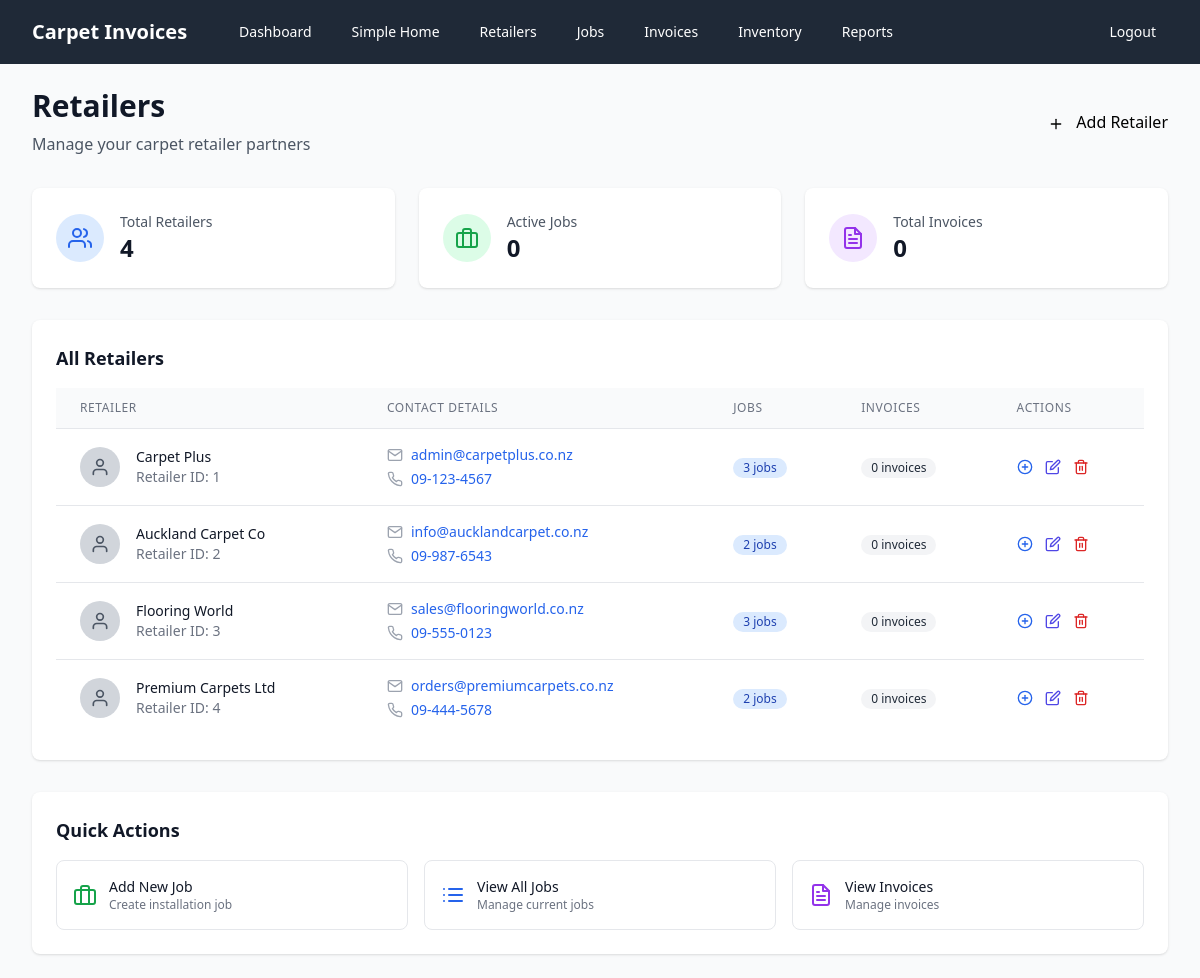
/retailers (signed in), run on the app's committed database.
### models.py (models this page shows, shortened)
class Retailer(db.Model):
    id = db.Column(db.Integer, primary_key=True)
    name = db.Column(db.String(100), nullable=False)
    email = db.Column(db.String(120), nullable=False)
    phone = db.Column(db.String(20), nullable=False)
    jobs = relationship("Job", back_populates="retailer")

### app.py (the view)
@app.route('/retailers')
@login_required
def retailers():
    retailers_list = db.session.query(Retailer).all()
    return render_template('retailers.html', retailers=retailers_list)

### app.py (called while the page is built)
def login_required(f):
    from functools import wraps
    @wraps(f)
    def decorated_function(*args, **kwargs):
        if not session.get('logged_in'):
            return redirect(url_for('login'))
        return f(*args, **kwargs)
    return decorated_function

### templates/retailers.html (shortened to what this page needs)
{% extends "base.html" %}
{% block content %}
<div class="flex flex-col sm:flex-row justify-between items-start sm:items-center mb-8">
    <div>
        <h1 class="text-3xl font-bold text-gray-900">Retailers</h1>
        <p class="mt-2 text-gray-600">Manage your carpet retailer partners</p>
    </div>
    <div class="mt-4 sm:mt-0">
        <a href="{{ url_for('add_retailer') }}" class="btn-primary">
            <i data-feather="plus" class="inline h-4 w-4 mr-2"></i>
            Add Retailer
        </a>
    </div>
</div>
<div class="grid grid-cols-1 md:grid-cols-3 gap-6 mb-8">
    <div class="bg-white rounded-lg shadow p-6">
        <div class="flex items-center">
            <div class="p-3 rounded-full bg-blue-100">
                <i data-feather="users" class="h-6 w-6 text-blue-600"></i>
            </div>
            <div class="ml-4">
                <p class="text-sm font-medium text-gray-600">Total Retailers</p>
                <p class="text-2xl font-bold text-gray-900">{{ retailers|length }}</p>
            </div>
        </div>
    </div>
    <div class="bg-white rounded-lg shadow p-6">
        <div class="flex items-center">
            <div class="p-3 rounded-full bg-green-100">
                <i data-feather="briefcase" class="h-6 w-6 text-green-600"></i>
            </div>
            <div class="ml-4">
                <p class="text-sm font-medium text-gray-600">Active Jobs</p>
                <p class="text-2xl font-bold text-gray-900">
                    {% set total_jobs = 0 %}
                    {% for retailer in retailers %}
                        {% set total_jobs = total_jobs + retailer.jobs|length %}
                    {% endfor %}
                    {{ total_jobs }}
                </p>
            </div>
        </div>
    </div>
    <div class="bg-white rounded-lg shadow p-6">
        <div class="flex items-center">
            <div class="p-3 rounded-full bg-purple-100">
                <i data-feather="file-text" class="h-6 w-6 text-purple-600"></i>
            </div>
            <div class="ml-4">
                <p class="text-sm font-medium text-gray-600">Total Invoices</p>
                <p class="text-2xl font-bold text-gray-900">
                    {% set total_invoices = 0 %}
                    {% for retailer in retailers %}
                        {% for job in retailer.jobs %}
                            {% set total_invoices = total_invoices + job.invoices|length %}
                        {% endfor %}
                    {% endfor %}
                    {{ total_invoices }}
                </p>
            </div>
        </div>
    </div>
</div>
<div class="bg-white rounded-lg shadow">
    <div class="p-6">
        <h2 class="text-lg font-semibold text-gray-900 mb-4">All Retailers</h2>
        {% if retailers %}
        <div class="overflow-x-auto">
            <table class="min-w-full divide-y divide-gray-200">
                <thead class="bg-gray-50">
                    <tr>
                        <th class="px-6 py-3 text-left text-xs font-medium text-gray-500 uppercase tracking-wider">
                            Retailer
                        </th>
                        <th class="px-6 py-3 text-left text-xs font-medium text-gray-500 uppercase tracking-wider">
                            Contact Details
                        </th>
                        <th class="px-6 py-3 text-left text-xs font-medium text-gray-500 uppercase tracking-wider">
                            Jobs
                        </th>
                        <th class="px-6 py-3 text-left text-xs font-medium text-gray-500 uppercase tracking-wider">
                            Invoices
                        </th>
                        <th class="px-6 py-3 text-left text-xs font-medium text-gray-500 uppercase tracking-wider">
                            Actions
                        </th>
                    </tr>
                </thead>
                <tbody class="bg-white divide-y divide-gray-200">
                    {% for retailer in retailers %}
                    <tr class="hover:bg-gray-50">
                        <td class="px-6 py-4 whitespace-nowrap">
                            <div class="flex items-center">
                                <div class="flex-shrink-0 h-10 w-10">
                                    <div class="h-10 w-10 rounded-full bg-gray-300 flex items-center justify-center">
                                        <i data-feather="user" class="h-5 w-5 text-gray-600"></i>
                                    </div>
                                </div>
                                <div class="ml-4">
                                    <div class="text-sm font-medium text-gray-900">{{ retailer.name }}</div>
                                    <div class="text-sm text-gray-500">Retailer ID: {{ retailer.id }}</div>
                                </div>
                            </div>
                        </td>
                        <td class="px-6 py-4 whitespace-nowrap">
                            <div class="text-sm text-gray-900">
                                <div class="flex items-center mb-1">
                                    <i data-feather="mail" class="h-4 w-4 mr-2 text-gray-400"></i>
                                    <a href="mailto:{{ retailer.email }}" class="text-blue-600 hover:text-blue-800">
                                        {{ retailer.email }}
                                    </a>
                                </div>
                                <div class="flex items-center">
                                    <i data-feather="phone" class="h-4 w-4 mr-2 text-gray-400"></i>
                                    <a href="tel:{{ retailer.phone }}" class="text-blue-600 hover:text-blue-800">
                                        {{ retailer.phone }}
                                    </a>
                                </div>
                            </div>
                        </td>
                        <td class="px-6 py-4 whitespace-nowrap">
                            <div class="text-sm text-gray-900">
                                <span class="inline-flex items-center px-2.5 py-0.5 rounded-full text-xs font-medium bg-blue-100 text-blue-800">
                                    {{ retailer.jobs|length }} jobs
                                </span>
                            </div>
                        </td>
                        <td class="px-6 py-4 whitespace-nowrap">
                            <div class="text-sm text-gray-900">
                                {% set invoice_count = 0 %}
                                {% for job in retailer.jobs %}
                                    {% set invoice_count = invoice_count + job.invoices|length %}
                                {% endfor %}
                                <span class="inline-flex items-center px-2.5 py-0.5 rounded-full text-xs font-medium
                                    {% if invoice_count > 0 %}bg-green-100 text-green-800{% else %}bg-gray-100 text-gray-800{% endif %}">
                                    {{ invoice_count }} invoices
                                </span>
                            </div>
                        </td>
                        <td class="px-6 py-4 whitespace-nowrap text-sm font-medium">
                            <div class="flex space-x-3">
                                <a href="{{ url_for('add_job') }}?retailer_id={{ retailer.id }}"
                                   class="text-blue-600 hover:text-blue-800" title="Add Job">
                                    <i data-feather="plus-circle" class="h-4 w-4"></i>
                                </a>
                                <a href="#" class="text-indigo-600 hover:text-indigo-800" title="Edit Retailer">
                                    <i data-feather="edit" class="h-4 w-4"></i>
                                </a>
                                <a href="#" class="text-red-600 hover:text-red-800" title="Delete Retailer">
                                    <i data-feather="trash-2" class="h-4 w-4"></i>
                                </a>
                            </div>
                        </td>
                    </tr>
                    {% endfor %}
                </tbody>
            </table>
        </div>
        {% endif %}
    </div>
</div>
{% if retailers %}
<div class="mt-8 bg-white rounded-lg shadow">
    <div class="p-6">
        <h3 class="text-lg font-semibold text-gray-900 mb-4">Quick Actions</h3>
        <div class="grid grid-cols-1 sm:grid-cols-2 lg:grid-cols-3 gap-4">
            <a href="{{ url_for('add_job') }}" class="flex items-center p-4 border border-gray-200 rounded-lg hover:bg-gray-50 transition duration-200">
                <div class="flex-shrink-0">
                    <i data-feather="briefcase" class="h-6 w-6 text-green-600"></i>
                </div>
                <div class="ml-3">
                    <p class="text-sm font-medium text-gray-900">Add New Job</p>
                    <p class="text-xs text-gray-500">Create installation job</p>
                </div>
            </a>
            <a href="{{ url_for('jobs') }}" class="flex items-center p-4 border border-gray-200 rounded-lg hover:bg-gray-50 transition duration-200">
                <div class="flex-shrink-0">
                    <i data-feather="list" class="h-6 w-6 text-blue-600"></i>
                </div>
                <div class="ml-3">
                    <p class="text-sm font-medium text-gray-900">View All Jobs</p>
                    <p class="text-xs text-gray-500">Manage current jobs</p>
                </div>
            </a>
            <a href="{{ url_for('invoices') }}" class="flex items-center p-4 border border-gray-200 rounded-lg hover:bg-gray-50 transition duration-200">
                <div class="flex-shrink-0">
                    <i data-feather="file-text" class="h-6 w-6 text-purple-600"></i>
                </div>
                <div class="ml-3">
                    <p class="text-sm font-medium text-gray-900">View Invoices</p>
                    <p class="text-xs text-gray-500">Manage invoices</p>
                </div>
            </a>
        </div>
    </div>
</div>
{% endif %}
{% endblock %}

### templates/base.html (style rules this page uses)
.btn-primary { @apply bg-blue-600 hover:bg-blue-700 text-white font-semibold py-3 px-6 rounded-lg transition duration-200; }

### data on the page
Retailer: name "Carpet Plus", id "1", email "admin@carpetplus.co.nz", phone "09-123-4567", jobs|length "3", invoice_count "0"
Retailer: name "Auckland Carpet Co", id "2", email "info@aucklandcarpet.co.nz", phone "09-987-6543", jobs|length "2", invoice_count "0"
Retailer: name "Flooring World", id "3", email "sales@flooringworld.co.nz", phone "09-555-0123", jobs|length "3", invoice_count "0"
Retailer: name "Premium Carpets Ltd", id "4", email "orders@premiumcarpets.co.nz", phone "09-444-5678", jobs|length "2", invoice_count "0"

### other printed values
{{ retailers|length }} "4"
{{ total_jobs }} "0"
{{ total_invoices }} "0"
